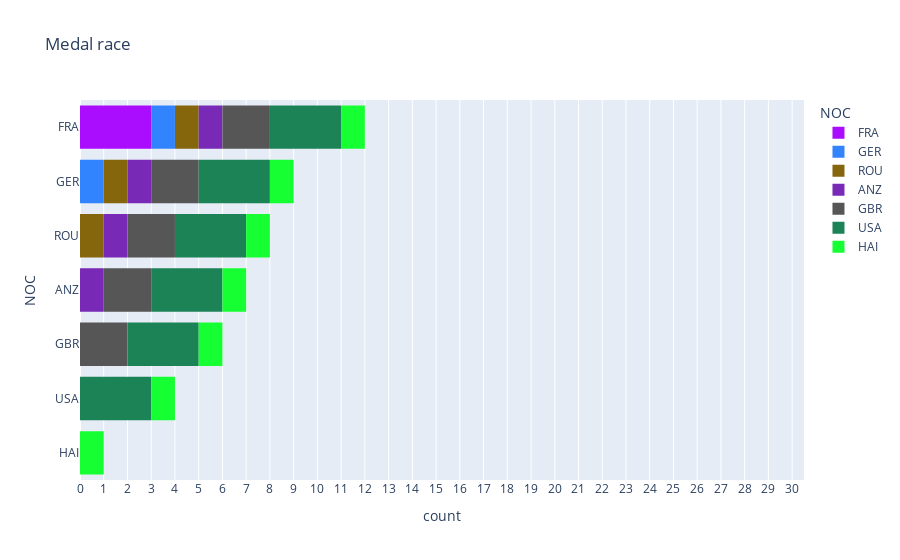

Notebook code for this chart:
### Code cell
def medal_race_plot_test(df):
    """Animated barplot of accumulated number of medals per NOC"""

    # Plot bar diagram animation
    fig = px.histogram(
        df,
        x="Medal",
        y="NOC",
        color="NOC",
        color_discrete_sequence=px.colors.qualitative.Alphabet,
        #animation_group="NOC",
        #animation_frame="Games",
        title="Medal race",
        labels={"Cumulative_medals": "Medals"},
        orientation='h',
        histfunc= 'count',
        cumulative=True
        
    )

    # Sort y-axis
    #fig.update_layout(title={"x": 0.5}, yaxis={"categoryorder": "total ascending"})

    # Change animation duration
    numb_of_games = len(df["Games"].unique())
    duration = 1920 - 30 * numb_of_games
    print("numb_of_games: ", numb_of_games, "\n", "duration: ", duration)
    if False: #numb_of_games > 1:
        fig.layout.updatemenus[0].buttons[0].args[1]["frame"][
            "duration"
        ] = duration  # Ref: https://community.plotly.com/t/how-to-slow-down-animation-in-plotly-express/31309

    # Show only top ten
    numb_of_noc = len(df["NOC"].unique())
    fig.update_yaxes(range=(max(numb_of_noc - 10.5, -0.5), numb_of_noc - 0.5))
    print(
        "numb_of_noc: ",
        numb_of_noc,
        "\n",
        "Y-axis range=",
        (max(numb_of_noc - 10.5, -0.5), numb_of_noc - 0.5),
    )

    # Set x-ticks to integers
    max_medals = 30 # TODO Räkna ut vad det här blir
    fig.update_xaxes(range=(0, max_medals + 0.5), dtick=1, tick0=0)

    return fig


fig = medal_race_plot_test(rugby_data)

fig.write_html('./visualization/medal_race_test_test.html')
fig

### Figure 1 — Plotly figure (JSON) as saved in the notebook; plotly's stock layout.template omitted (floating-point values rounded to 4 significant figures)
{"data": [{"alignmentgroup": "True", "bingroup": "y", "cumulative": {"enabled": true}, "histfunc": "count", "hovertemplate": "NOC=%{y}<br>count=%{x}<extra></extra>", "legendgroup": "FRA", "marker": {"color": "#AA0DFE", "pattern": {"shape": ""}}, "name": "FRA", "offsetgroup": "FRA", "orientation": "h", "showlegend": true, "type": "histogram", "x": ["Gold", "Silver", "Silver"], "xaxis": "x", "y": ["FRA", "FRA", "FRA"], "yaxis": "y"}, {"alignmentgroup": "True", "bingroup": "y", "cumulative": {"enabled": true}, "histfunc": "count", "hovertemplate": "NOC=%{y}<br>count=%{x}<extra></extra>", "legendgroup": "GER", "marker": {"color": "#3283FE", "pattern": {"shape": ""}}, "name": "GER", "offsetgroup": "GER", "orientation": "h", "showlegend": true, "type": "histogram", "x": ["Silver"], "xaxis": "x", "y": ["GER"], "yaxis": "y"}, {"alignmentgroup": "True", "bingroup": "y", "cumulative": {"enabled": true}, "histfunc": "count", "hovertemplate": "NOC=%{y}<br>count=%{x}<extra></extra>", "legendgroup": "ROU", "marker": {"color": "#85660D", "pattern": {"shape": ""}}, "name": "ROU", "offsetgroup": "ROU", "orientation": "h", "showlegend": true, "type": "histogram", "x": ["Bronze"], "xaxis": "x", "y": ["ROU"], "yaxis": "y"}, {"alignmentgroup": "True", "bingroup": "y", "cumulative": {"enabled": true}, "histfunc": "count", "hovertemplate": "NOC=%{y}<br>count=%{x}<extra></extra>", "legendgroup": "ANZ", "marker": {"color": "#782AB6", "pattern": {"shape": ""}}, "name": "ANZ", "offsetgroup": "ANZ", "orientation": "h", "showlegend": true, "type": "histogram", "x": ["Gold"], "xaxis": "x", "y": ["ANZ"], "yaxis": "y"}, {"alignmentgroup": "True", "bingroup": "y", "cumulative": {"enabled": true}, "histfunc": "count", "hovertemplate": "NOC=%{y}<br>count=%{x}<extra></extra>", "legendgroup": "GBR", "marker": {"color": "#565656", "pattern": {"shape": ""}}, "name": "GBR", "offsetgroup": "GBR", "orientation": "h", "showlegend": true, "type": "histogram", "x": ["Silver", "Silver"], "xaxis": "x", "y": ["GBR", "GBR"], "yaxis": "y"}, {"alignmentgroup": "True", "bingroup": "y", "cumulative": {"enabled": true}, "histfunc": "count", "hovertemplate": "NOC=%{y}<br>count=%{x}<extra></extra>", "legendgroup": "USA", "marker": {"color": "#1C8356", "pattern": {"shape": ""}}, "name": "USA", "offsetgroup": "USA", "orientation": "h", "showlegend": true, "type": "histogram", "x": ["Gold", "Gold", "Gold"], "xaxis": "x", "y": ["USA", "USA", "USA"], "yaxis": "y"}, {"alignmentgroup": "True", "bingroup": "y", "cumulative": {"enabled": true}, "histfunc": "count", "hovertemplate": "NOC=%{y}<br>count=%{x}<extra></extra>", "legendgroup": "HAI", "marker": {"color": "#16FF32", "pattern": {"shape": ""}}, "name": "HAI", "offsetgroup": "HAI", "orientation": "h", "showlegend": true, "type": "histogram", "x": ["Gold"], "xaxis": "x", "y": ["HAI"], "yaxis": "y"}], "layout": {"barmode": "relative", "legend": {"title": {"text": "NOC"}, "tracegroupgap": 0}, "title": {"text": "Medal race"}, "xaxis": {"anchor": "y", "domain": [0, 1], "dtick": 1, "range": [0, 30.5], "tick0": 0, "title": {"text": "count"}}, "yaxis": {"anchor": "x", "categoryarray": ["HAI", "USA", "GBR", "ANZ", "ROU", "GER", "FRA"], "categoryorder": "array", "domain": [0, 1], "range": [-0.5, 6.5], "title": {"text": "NOC"}}}}
